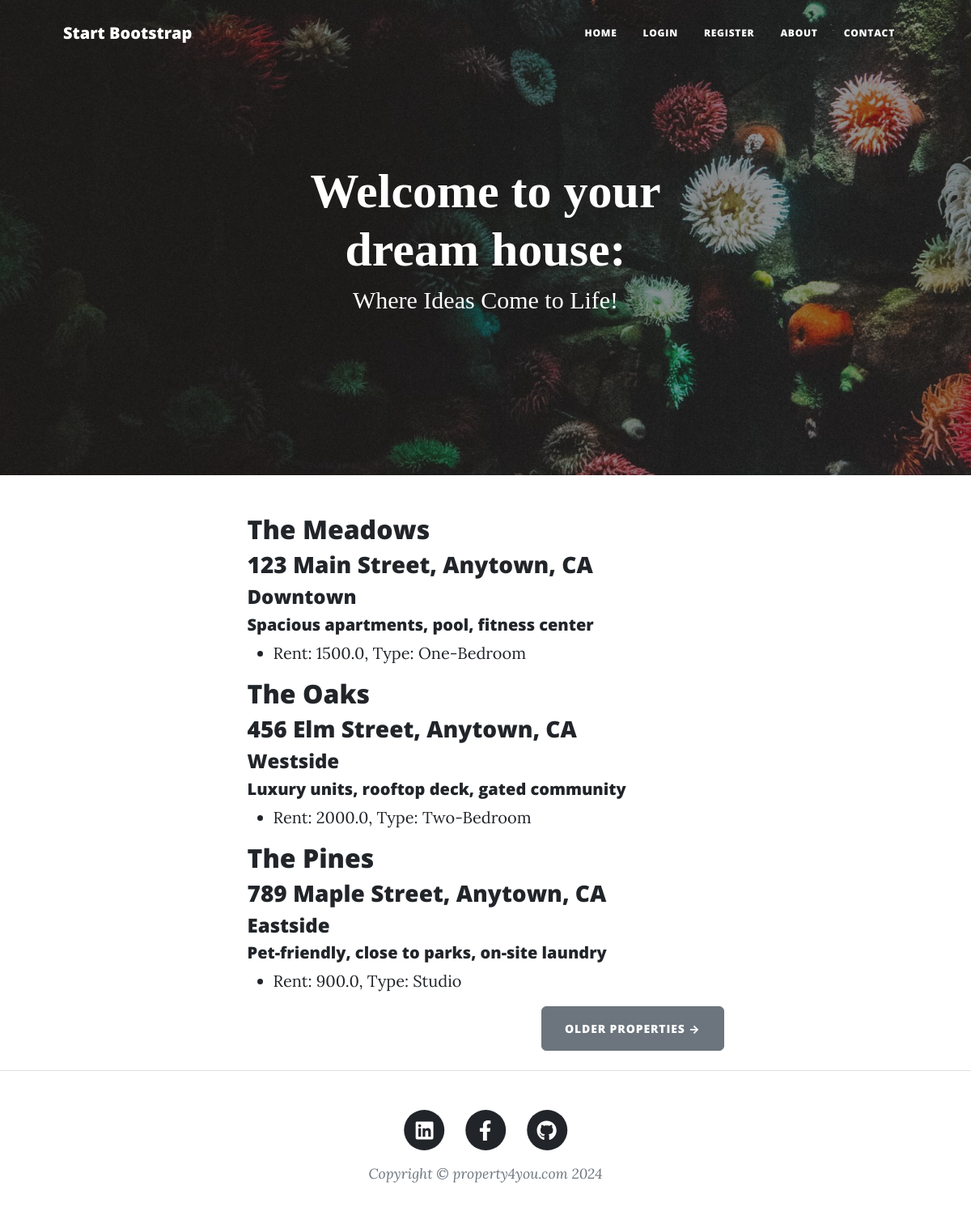
The page / on the database its author committed.
### models/property.py (models this page shows)
class PropertyModel(db.Model):
    __tablename__ = "property"
    id = db.Column(db.Integer, primary_key=True)
    name = db.Column(db.String(100), nullable=False)
    address = db.Column(db.Text, nullable=False)
    location = db.Column(db.String(100), nullable=False)
    features = db.Column(db.Text, nullable=False)
    units = db.relationship('UnitModel', backref='property', lazy=True)

### models/unit.py (models this page shows)
class UnitModel(db.Model):
    __tablename__ = "unit"
    id = db.Column(db.Integer, primary_key=True)
    rent_cost = db.Column(db.Float, nullable=False)
    unit_type = db.Column(db.String(10), nullable=False)
    property_id = db.Column(db.Integer, db.ForeignKey('property.id'), nullable=False)

### app.py (the view)
@app.route("/")
def get_all_properties():
    result = db.session.execute(db.select(models.PropertyModel))
    properties = result.scalars().all()
    print(properties)
    return render_template("index.html", properties=properties)

### app.py (called while the page is built)
@app.context_processor
def inject_global_variables():
    return inject_globals()

### context_processors.py (called while the page is built)
def inject_globals():
    current_year = datetime.now().year
    return {'current_year': current_year}

### templates/index.html
{% include "header.html" %}
<header
  class="masthead"
  style="background-image: url('../static/assets/img/home-bg.jpg')"
>
  <div class="container position-relative px-4 px-lg-5">
    <div class="row gx-4 gx-lg-5 justify-content-center">
      <div class="col-md-10 col-lg-8 col-xl-7">
        <div class="site-heading">
          <h1 style="font-size: 3em; font-family: 'Caveat', cursive;">
              Welcome to your dream house:
          </h1>
          <span class="subheading"
          style="font-size: 1.5em; font-family: 'Caveat', cursive;">
              Where Ideas Come to Life!
          </span>
        </div>
      </div>
    </div>
  </div>
</header>
<div class="container px-4 px-lg-5">
  <div class="row gx-4 gx-lg-5 justify-content-center">
    <div class="col-md-10 col-lg-8 col-xl-7">
      {% for property in properties %}
      <div class="property-preview">
        <a href="{{ url_for('property_view', property_id=property.id) }}">
          <h2 class="property-name">{{ property.name }}</h2>
          <h3 class="property-address">{{ property.address }}</h3>
            <h4 class="property-location">{{ property.location }}</h4>
            <h5 class="property-address">{{ property.features }}</h5>
        </a>
        <ul>
            {% for unit in property.units %}
                <li>Rent: {{ unit.rent_cost }}, Type: {{ unit.unit_type }}</li>
            {% endfor %}
        </ul>
          </div>
      {% endfor %}
      <div class="d-flex justify-content-end mb-4">
        <a class="btn btn-secondary text-uppercase" href="#!">Older Properties →</a>
      </div>
    </div>
  </div>
</div>
{% include "footer.html" %}

### templates/header.html (shortened to what this page needs)
<!DOCTYPE html>
<html lang="en">
  <head>
    {% block styles %}
    {{ bootstrap.load_css() }}
    <link
      href="{{ url_for('static', filename='css/styles.css') }}"
      rel="stylesheet"
    />
    {% endblock %}
  </head>
  <body>
    <nav class="navbar navbar-expand-lg navbar-light" id="mainNav">
      <div class="container px-4 px-lg-5">
        <a class="navbar-brand" href="/">Start Bootstrap</a>
        <div class="collapse navbar-collapse" id="navbarResponsive">
          <ul class="navbar-nav ms-auto py-4 py-lg-0">
            <li class="nav-item">
              <a
                class="nav-link px-lg-3 py-3 py-lg-4"
                href="{{ url_for('get_all_properties') }}"
                >Home</a
              >
            </li>
            {% if not current_user.is_authenticated: %}
            <li class="nav-item">
              <a
                class="nav-link px-lg-3 py-3 py-lg-4"
                href="{{ url_for('login') }}"
                >Login</a
              >
            </li>
            <li class="nav-item">
              <a
                class="nav-link px-lg-3 py-3 py-lg-4"
                href="{{ url_for('register') }}"
                >Register</a
              >
            </li>
            {% endif %}
            <li class="nav-item">
              <a
                class="nav-link px-lg-3 py-3 py-lg-4"
                href="{{ url_for('about') }}"
                >About</a
              >
            </li>
            <li class="nav-item">
              <a
                class="nav-link px-lg-3 py-3 py-lg-4"
                href="{{ url_for('contact') }}"
                >Contact</a
              >
            </li>
          </ul>
        </div>
      </div>
    </nav>
  </body>
</html>

### templates/footer.html (shortened to what this page needs)
        <footer class="border-top">
          <div class="container px-4 px-lg-5">
              <div class="row gx-4 gx-lg-5 justify-content-center">
                  <div class="col-md-10 col-lg-8 col-xl-7">
                      <ul class="list-inline text-center">
                          <li class="list-inline-item">
                              <a href="https://www.linkedin.com/in/prashant-kumar-2b4311110/">
                                  <span class="fa-stack fa-lg">
                                      <i class="fas fa-circle fa-stack-2x"></i>
                                      <i class="fab fa-linkedin fa-stack-1x fa-inverse"></i>
                                  </span>
                              </a>
                          </li>
                          <li class="list-inline-item">
                              <a href="https://www.facebook.com/prashant.kmr75054/">
                                  <span class="fa-stack fa-lg">
                                      <i class="fas fa-circle fa-stack-2x"></i>
                                      <i class="fab fa-facebook-f fa-stack-1x fa-inverse"></i>
                                  </span>
                              </a>
                          </li>
                          <li class="list-inline-item">
                              <a href="https://github.com/prashantkmr19">
                                  <span class="fa-stack fa-lg">
                                      <i class="fas fa-circle fa-stack-2x"></i>
                                      <i class="fab fa-github fa-stack-1x fa-inverse"></i>
                                  </span>
                              </a>
                          </li>
                      </ul>
                      <div class="small text-center text-muted fst-italic">Copyright &copy; property4you.com {{ current_year }}</div>
                  </div>
              </div>
          </div>
      </footer>
  </body>
</html>

### rows shown on the page
PropertyModel: name "The Meadows", address "123 Main Street, Anytown, CA", location "Downtown", features "Spacious apartments, pool, fitness center"
UnitModel: rent_cost "1500.0", unit_type "One-Bedroom"
PropertyModel: name "The Oaks", address "456 Elm Street, Anytown, CA", location "Westside", features "Luxury units, rooftop deck, gated community"
UnitModel: rent_cost "2000.0", unit_type "Two-Bedroom"
PropertyModel: name "The Pines", address "789 Maple Street, Anytown, CA", location "Eastside", features "Pet-friendly, close to parks, on-site laundry"
UnitModel: rent_cost "900.0", unit_type "Studio"
